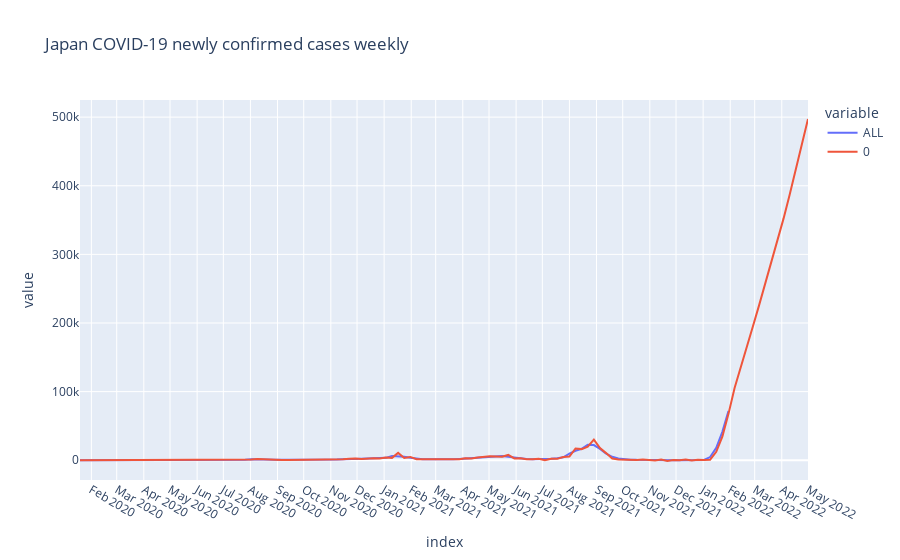

Notebook code cell kept with this figure:
### Code cell
ts_forecast = result_all.predict(start=df_gr.index[0], end=df_gr.index[-1]+relativedelta(months=3))

temp_df = df_gr.ALL.to_frame()
temp_df = pd.concat([temp_df, ts_forecast])
fig = px.line(temp_df, title='Japan COVID-19 newly confirmed cases weekly')
fig.update_layout({
    'xaxis': {
        'dtick': 'M1'
    }
})
fig.show()

### Figure 1 — Plotly figure (JSON) as saved in the notebook; plotly's stock layout.template omitted (floating-point values rounded to 4 significant figures; data arrays with more than 128 entries replaced by an {"elided": "..."} marker saying what was removed)
{"data": [{"hovertemplate": "variable=ALL<br>index=%{x}<br>value=%{y}<extra></extra>", "legendgroup": "ALL", "line": {"color": "#636efa", "dash": "solid"}, "marker": {"symbol": "circle"}, "mode": "lines", "name": "ALL", "orientation": "v", "showlegend": true, "type": "scatter", "x": {"elided": "227 str values"}, "xaxis": "x", "y": {"elided": "227 float values"}, "yaxis": "y"}, {"hovertemplate": "variable=0<br>index=%{x}<br>value=%{y}<extra></extra>", "legendgroup": "0", "line": {"color": "#EF553B", "dash": "solid"}, "marker": {"symbol": "circle"}, "mode": "lines", "name": "0", "orientation": "v", "showlegend": true, "type": "scatter", "x": {"elided": "227 str values"}, "xaxis": "x", "y": {"elided": "227 float values"}, "yaxis": "y"}], "layout": {"autosize": true, "legend": {"title": {"text": "variable"}, "tracegroupgap": 0}, "title": {"text": "Japan COVID-19 newly confirmed cases weekly"}, "xaxis": {"anchor": "y", "autorange": true, "domain": [0, 1], "dtick": "M1", "range": ["2020-01-19", "2022-05-01"], "title": {"text": "index"}, "type": "date"}, "yaxis": {"anchor": "x", "autorange": true, "domain": [0, 1], "range": [-28840.0, 525000.0], "title": {"text": "value"}, "type": "linear"}}}
